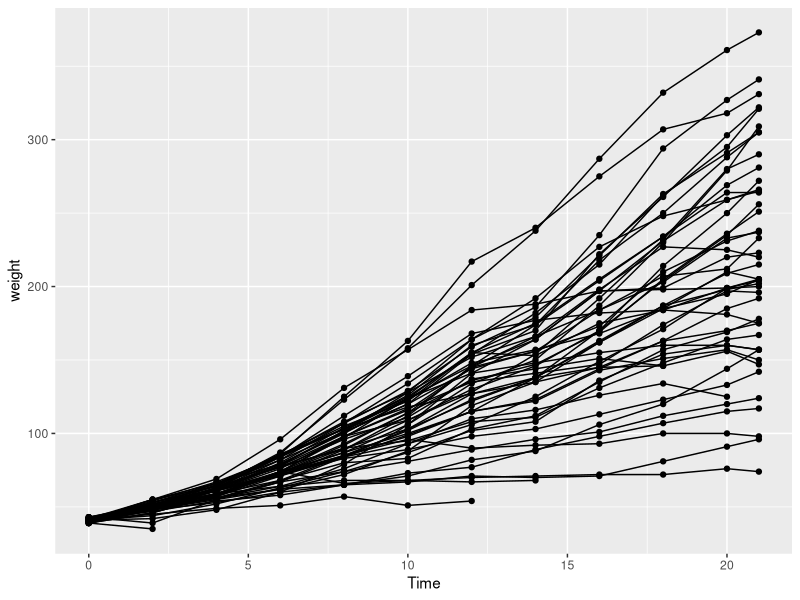
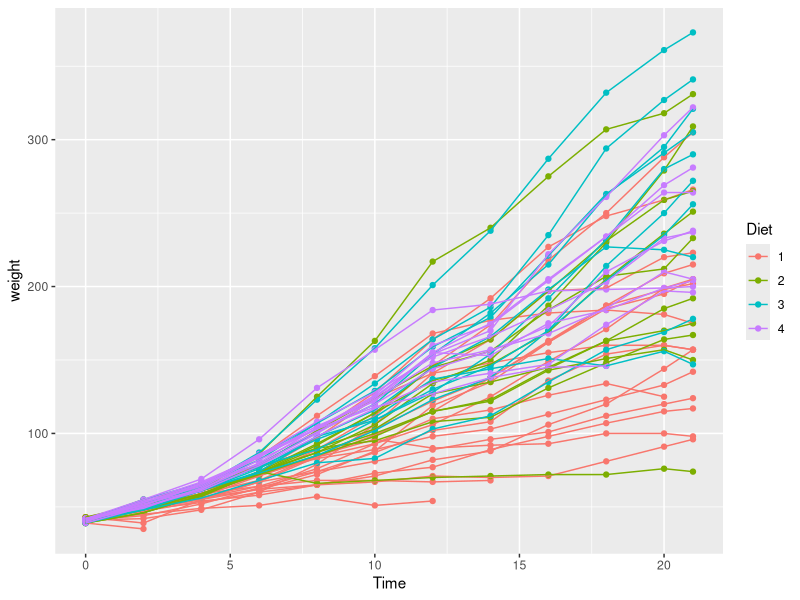
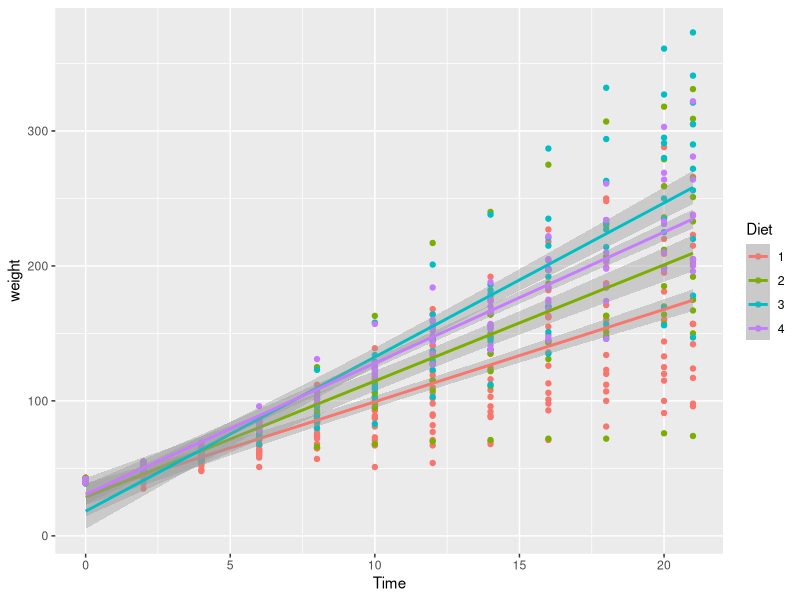
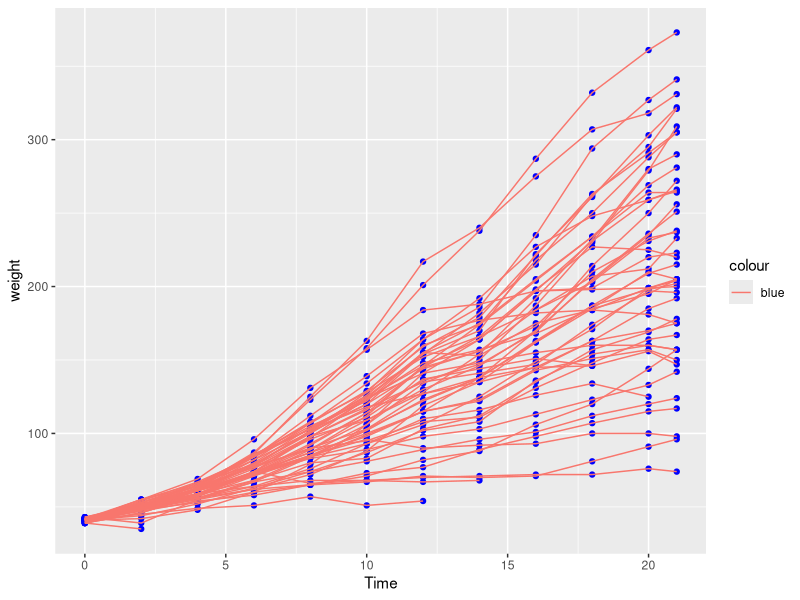
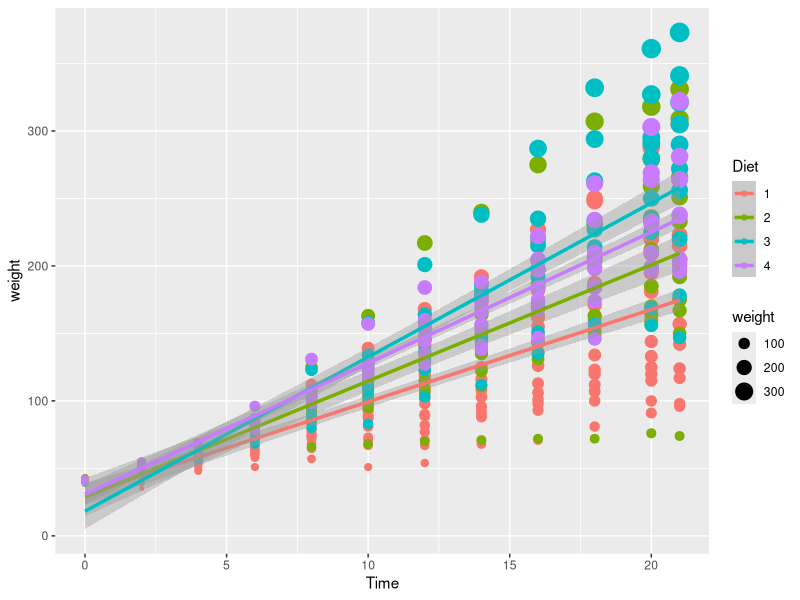
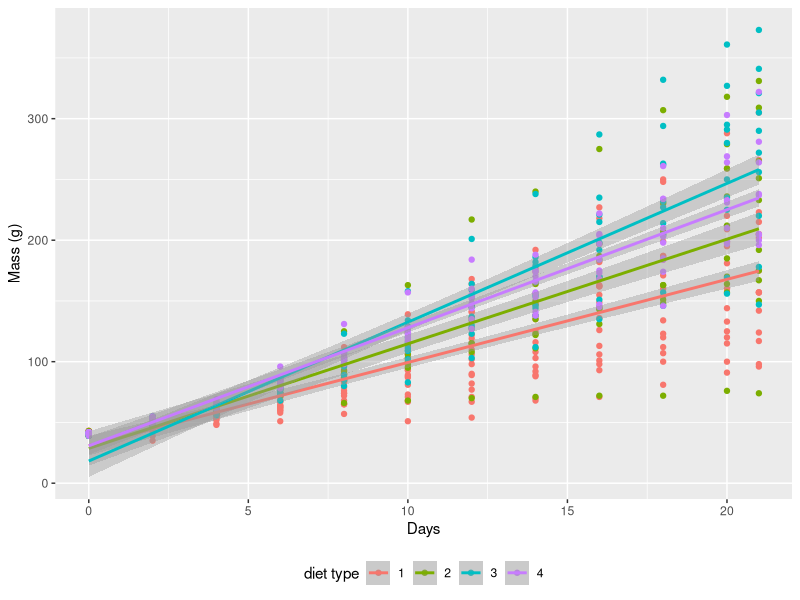

Here is the R script that generated these plots, in order:
## ---- chunk 1
knitr::opts_chunk$set(
  comment = "R>", 
  warning = FALSE, 
  message = FALSE
)
## ---- chunk 2
# Load libraries
library(tidyverse)

# Load data
ChickWeight <- datasets::ChickWeight

# Create a basic figure
ggplot(data = ChickWeight, aes(x = Time, y = weight)) +
  geom_point() +
  geom_line(aes(group = Chick))
## ---- chunk 3
ggplot(data = ChickWeight, aes(x = Time, y = weight, colour = Diet)) +
  geom_point() +
  geom_line(aes(group = Chick))
## ---- chunk 4
ggplot(data = ChickWeight, aes(x = Time, y = weight, colour = Diet)) +
  geom_point() +
  geom_smooth(method = "lm")
## ---- chunk 5
ggplot(data = ChickWeight, aes(x = Time, y = weight)) +
  geom_point(colour = "blue") +
  geom_line(aes(group = Chick, colour = "blue"))
## ---- chunk 6
ggplot(data = ChickWeight, aes(x = Time, y = weight, colour = Diet)) +
  geom_point(aes(size = weight)) +
  geom_smooth(method = "lm", size = 1.2)
## ---- chunk 7
ggplot(data = ChickWeight, aes(x = Time, y = weight, colour = Diet)) +
  geom_point() +
  geom_smooth(method = "lm") +
  labs(x = "Days", y = "Mass (g)", colour = "diet type") + # Change the labels
  theme(legend.position = "bottom") # Change the legend position
## ---- chunk 8
installed.packages()[names(sessionInfo()$otherPkgs), "Version"]
